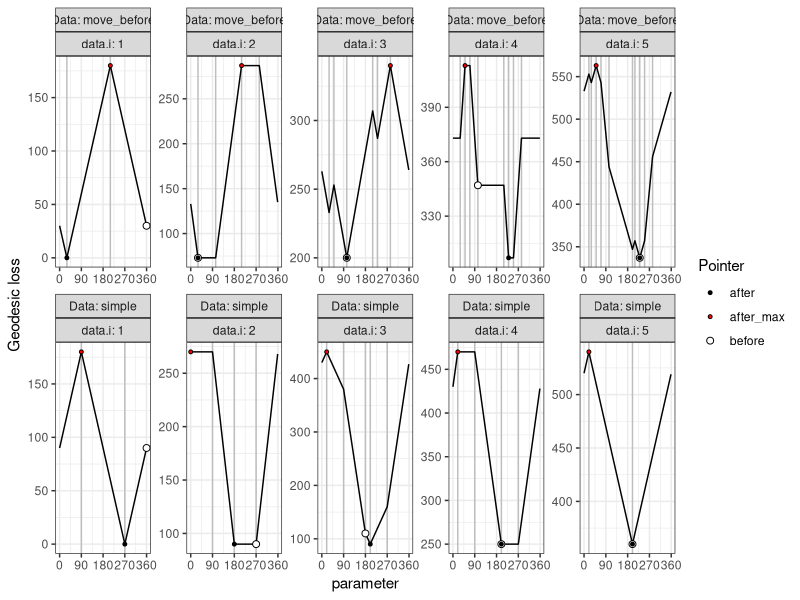

This figure's R source:
library(data.table)
library(ggplot2)
max.angle <- 360
check_angle <- function(x){
  stopifnot(0 <= x & x < max.angle)
}
geodesic_dist <- function(data.vec, param.vec){
  check_angle(data.vec)
  check_angle(param.vec)
  d <- abs(data.vec-param.vec)
  ifelse(d>max.angle/2, max.angle-d, d)
}
bkp <- function(Linear_diff, Constant_diff, param){
  data.table(param, Linear_diff, Constant_diff)
}
bkps_for_data <- function(data.val){
  if(data.val == 0){
    bkp(-2, max.angle, max.angle/2)
  }else if(data.val < max.angle/2)rbind(
    bkp(2, -2*data.val, data.val),
    bkp(-2, max.angle+2*data.val, data.val+max.angle/2)
  )else if(data.val == max.angle/2){
    bkp(2, -max.angle, max.angle/2)
  }else rbind(
    bkp(-2, 2*data.val-max.angle, data.val-max.angle/2),
    bkp(2, -2*data.val, data.val)
  )
}
piece <- function(Linear, Constant, min_param, max_param){
  data.table(Linear, Constant, min_param, max_param)
}
pieces_for_data <- function(data.val){
  if(data.val == 0)rbind(
    piece(1, 0, 0, max.angle/2),
    piece(-1, max.angle, max.angle/2, max.angle)
  )else if(data.val < max.angle/2)rbind(
    piece(-1, data.val, 0, data.val),
    piece(1, -data.val, data.val, data.val+max.angle/2),
    piece(-1, (max.angle+data.val), data.val+max.angle/2, max.angle)
  )else if(data.val == max.angle/2)rbind(
    piece(-1, max.angle/2, 0, max.angle/2),
    piece(1, -max.angle/2, max.angle/2, max.angle)
  )else rbind(
    piece(1, max.angle-data.val, 0, data.val-max.angle/2),
    piece(-1, data.val, data.val-max.angle/2, data.val),
    piece(1, -data.val, data.val, max.angle)
  )
}
pieces_for_data(5)

grid.dt <- data.table(degrees=seq(0,359))
data.list <- list(
  ##start_zero=c(0,50,5,55,200),#TODO
  move_before=c(30,103,230,250,200),
  simple=c(270,180,200,0,90))
loss.dt.list <- list()
diff.dt.list <- list()
ptr.dt.list <- list()
for(Data in names(data.list)){
  data.vec <- data.list[[Data]]
  current.diffs <- data.table()
  pointer_i <- 1
  pointer_param <- max.angle
  pointer_Linear <- 0
  pointer_Constant <- 0
  for(data.i in seq_along(data.vec)){
    data.value <- data.vec[[data.i]]
    right_i <- if(pointer_i>nrow(current.diffs))1 else pointer_i+1
    diff_row <- if(right_i==1){
      data.table(Linear_diff=0, Constant_diff=-max.angle)
    }else current.diffs[pointer_i]
    right_Linear <- pointer_Linear+diff_row$Linear_diff
    is.flat <- right_Linear == 0
    if(nrow(current.diffs) && is.flat){
      print(diff_row)
      right_param <- current.diffs[right_i,param]+if(right_i==1)max.angle else 0
      maybe_over <- (pointer_param+right_param)/2
      mid_param <- if(maybe_over>=max.angle)maybe_over-max.angle else maybe_over
      max_param_over <- data.value+max.angle/2
      max_param <- if(max_param_over>=max.angle)max_param_over-max.angle else max_param_over
      move.right <- if(pointer_param<mid_param){
        pointer_param < max_param & max_param < mid_param
      }else{
        stop("TODO")
      }
      if(move.right){
        print(data.table(pointer_i,pointer_param,pointer_Linear,pointer_Constant,loss=pointer_param*pointer_Linear+pointer_Constant))
        pointer_i <- right_i
        pointer_param <- current.diffs[pointer_i, param]
        pointer_Linear <- right_Linear
        pointer_Constant <- pointer_Constant+diff_row$Constant_diff
        print(data.table(pointer_i,pointer_param,pointer_Linear,pointer_Constant,loss=pointer_param*pointer_Linear+pointer_Constant))
      }
    }
    current.diffs <- rbind(
      current.diffs,
      bkps_for_data(data.value)
    )[order(param)]
    current.diffs <- dcast(
      current.diffs,
      param ~ ., sum,
      value.var=c("Linear_diff","Constant_diff")
    )[!(Linear_diff==0 & Constant_diff==0)]
    diff.dt.list[[paste(Data,data.i)]] <- data.table(
      Data,data.i, current.diffs)
    pointer_i <- if(pointer_param==max.angle){
      nrow(current.diffs)+1
    }else{
      which(current.diffs$param==pointer_param)
    }
    piece_to_add <- pieces_for_data(data.value)[
      min_param <= pointer_param & pointer_param <= max_param]
    pointer_Linear <- pointer_Linear + piece_to_add$Linear
    pointer_Constant <- pointer_Constant + piece_to_add$Constant
    moves <- 0
    ptr.dt.list[[paste(Data,data.i, "before_min")]] <- data.table(
      Data,data.i, Pointer="before", param=pointer_param, moves,
      loss=pointer_param*pointer_Linear+pointer_Constant)
    pointer_at_min <- FALSE
    while(!pointer_at_min){
      right_i <- if(pointer_i>nrow(current.diffs))1 else pointer_i+1
      left_i <- if(pointer_i==1)nrow(current.diffs)+1 else pointer_i-1
      if(pointer_Linear>=0){
        ## increasing, want to move left.
        diff_row <- if(left_i>nrow(current.diffs)){
          data.table(Linear_diff=0, Constant_diff=-max.angle)
        }else current.diffs[left_i]
        moves <- moves+1
        pointer_i <- left_i
        pointer_param <- current.diffs[pointer_i, param]
        pointer_Linear <- pointer_Linear-diff_row$Linear_diff
        pointer_Constant <- pointer_Constant-diff_row$Constant_diff
      }else if(pointer_Linear<0){
        ## decreasing, want to move right.
        diff_row <- if(right_i==1){
          data.table(Linear_diff=0, Constant_diff=-max.angle)
        }else current.diffs[pointer_i]
        right_Linear <- pointer_Linear+diff_row$Linear_diff
        right2_i <- if(right_i>nrow(current.diffs))1 else right_i+1
        diff_right <- if(right2_i==1){
          data.table(Linear_diff=0, Constant_diff=-max.angle)
        }else current.diffs[right_i]
        right2_Linear <- right_Linear+diff_right$Linear_diff
        if(right_Linear<0){#move right.
          moves <- moves+1
          pointer_i <- right_i
          pointer_param <- current.diffs[pointer_i, param]
          pointer_Linear <- right_Linear
          pointer_Constant <- pointer_Constant+diff_row$Constant_diff
        }else if(right_Linear==0 && right2_Linear<0){
          moves <- moves+2
          print(moves)
          pointer_i <- right2_i
          pointer_param <- current.diffs[pointer_i, param]
          pointer_Linear <- right2_Linear
          pointer_Constant <- pointer_Constant+
            diff_row$Constant_diff+diff_right$Constant_diff
        }else{
          pointer_at_min <- TRUE
        }
      }
    }
    after_min <- data.table(
      Data, data.i, Pointer="after", param=pointer_param, moves,
      loss=pointer_param*pointer_Linear+pointer_Constant)
    ptr.dt.list[[paste(Data,data.i, "after_min")]] <- after_min
    ptr.dt.list[[paste(Data,data.i, "after_max")]] <- data.table(
      after_min
    )[, `:=`(
      Pointer="after_max",
      param=ifelse(param<max.angle/2,param+max.angle/2, param-max.angle/2),
      loss=max.angle*data.i/2-loss
    )][]
    loss.dt.list[[paste(Data,data.i)]] <- grid.dt[, data.table(
      Data,data.i,
      data.value,
      param=degrees,
      loss=geodesic_dist(data.value,degrees))]
  }
}

(diff.dt <- rbindlist(diff.dt.list))
(loss.dt <- rbindlist(
  loss.dt.list
)[
, cum.loss := cumsum(loss)
, by=.(Data,param)][])
ptr.dt <- rbindlist(ptr.dt.list)
gg <- ggplot()+
  theme_bw()+
  geom_vline(aes(
    xintercept=param),
    data=diff.dt,
    color="grey")+
  geom_line(aes(
    param, cum.loss),
    data=loss.dt)+
  facet_wrap(~Data+data.i, scales="free", labeller=label_both, ncol=5)+
  geom_point(aes(
    param, loss, fill=Pointer, size=Pointer),
    shape=21,
    data=ptr.dt)+
  scale_fill_manual(values=c(
    before="white",
    after="black",
    after_max="red"))+
  scale_size_manual(values=c(
    before=2,
    after=1,
    after_max=1))+
  scale_x_continuous(
    "parameter",
    breaks=seq(0, 360, by=90))+
  scale_y_continuous(
    "Geodesic loss")
png("figure-pointer-moves.png", width=10, height=4, units="in", res=200)
print(gg)
dev.off()
